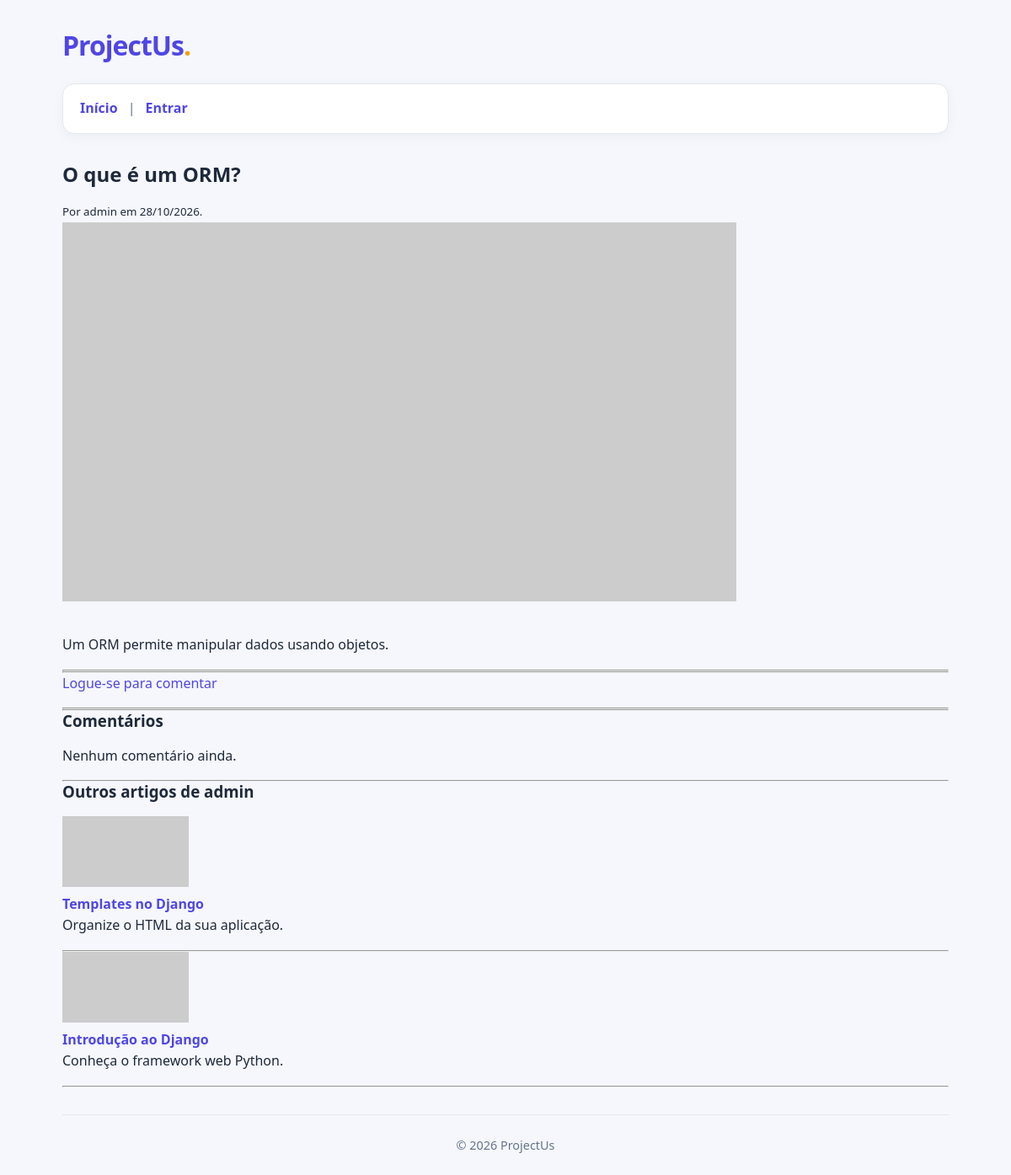
Screenshot of /view/3/ with the database file from the repository.
### projectus/models.py (models this page shows, shortened)
class Post(models.Model):
    user = models.ForeignKey(
        settings.AUTH_USER_MODEL,
        on_delete=models.CASCADE,
        related_name='posts'
    )
    title = models.CharField(max_length=200)
    summary = models.CharField(max_length=255)
    created_at = models.DateTimeField(auto_now_add=True)
    thumbnail = models.URLField()
    textbody = models.TextField()
    is_active = models.BooleanField(default=True)
    is_deleted = models.BooleanField(default=False)

### projectus/views/post_view.py (the view)
# urls.py: path('view/<int:id>/', views.post_view, name='post_view'),
def post_view(request, id):
    post = get_object_or_404(Post, id=id)
    if post.user.first_name and post.user.last_name:
        author_name = f'{post.user.first_name} {post.user.last_name}'
    elif post.user.first_name:
        author_name = post.user.first_name
    else:
        author_name = post.user.username
    posts = Post.objects.filter(
        user=post.user,
        is_active=True,
        is_deleted=False
    ).exclude(
        id=post.id
    ).order_by('?')[:3]  # Fatia somente 3 posts
    if request.method == 'POST':
        form = CommentForm(request.POST)
        if form.is_valid():
            comment = form.save(commit=False)
            comment.post = post
            comment.user = request.user
            comment.save()
            return redirect('post_view', id=post.id)
    else:
        form = CommentForm()
    comments = post.comments.filter(
        is_active=True,
        is_deleted=False
    ).order_by('-created_at')
    return render(
        request,
        'projectus/post_view.html',
        {
            'tag_title': f'{settings.SITENAME} - {post.title}',
            'post': post,  # Post original
            'posts': posts,  # Posts do autor
            'author_name': author_name,  # Nome do autor do post, ajustado
            'form': form,  # Campos do formulário de comentários
            'comments': comments, # Comentários existentes
        }
    )

### projectus/context_processors.py (called while the page is built)
def global_context(request):
    return {
        'site_name': settings.SITENAME,
    }

### projectus/templates/projectus/post_view.html
{% extends 'projectus/_base.html' %}
{% block content %}
<article>
    <h2>{{ post.title }}</h2>
    <small>Por {{ author_name }} em {{ post.created_at |date:"d/m/Y"}}.</small>
    <p><img src="{{ post.thumbnail }}" alt="{{ post.title }}"></p>
    <div style="padding: 16px 0">
        {{ post.textbody }}
    </div>
    <hr>
    <hr>
    {% if user.is_authenticated %}
    <h3>Comente</h3>
    <form method="POST">
        {% csrf_token %}
        {{ form.as_div }}
        <button type="submit">Enviar</button>
    </form>
    &nbsp;
    {% else %}
    <p><a href="/accounts/login/">Logue-se para comentar</a></p>
    {% endif %}
    <hr>
    <hr>
    <h3>Comentários</h3>
    {% for comment in comments %}
    <p>
        <strong>{{ comment.user.username }}</strong>
        <small>{{ comment.created_at|date:"d/m/Y \à\s H:i" }}</small>
    </p>
    <p>{{ comment.comment }}</p>
    <hr>
    {% empty %}
    <p>Nenhum comentário ainda.</p>
    {% endfor %}
    <hr>
</article>
<aside>
    <h3>Outros artigos de {{ author_name }}</h3>
    {% for post in posts %}
    <div>
        <img src="{{ post.thumbnail }}" alt="{{ post.title }}" width="150">
        <h4><a href="{% url 'post_view' id=post.id  %}">{{ post.title }}</a></h4>
        <p>{{ post.summary }}</p>
    </div>
    <hr>
    {% empty %}
    <p>Não achei nada.</p>
    {% endfor %}
</aside>
{% endblock %}

### projectus/static/projectus/style.css (style rules this page uses)
* { margin: 0; padding: 0; box-sizing: border-box; }
:root { --primary: #4f46e5; --primary-hover: #4338ca; --background: #f5f7fc; --surface: #ffffff; --text: #1e293b; --text-light: #64748b; --border: #e2e8f0; }
body { font-family: "Segoe UI", Arial, sans-serif; background: var(--background); color: var(--text); line-height: 1.6; min-height: 100vh; }
h2, h3 { color: var(--text); line-height: 1.3; margin-bottom: 16px; }
p { margin-bottom: 16px; }
main a { color: var(--primary); text-decoration: none; }

### rows the page displays
Post: title "O que é um ORM?", created_at "28/10/2026", textbody "Um ORM permite manipular dados usando objetos."
Post: title "Templates no Django", summary "Organize o HTML da sua aplicação."
Post: title "Introdução ao Django", summary "Conheça o framework web Python."

### other values shown
{{ author_name }} "admin"
{{ site_name }} "ProjectUs"
